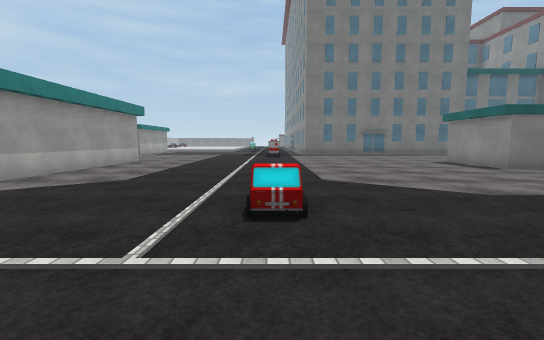
[1] (above)

24 first-person views from a walk through a Unity game level. The camera is 1.4 m above the floor, tilts 6° down and sees 90° across. The floor is counted in squares, 2 m on a side. Each view is taken from the middle of a square. On the plan, view 1 faces up. The plan holds only what a view shows up to about 9 squares ahead; the rest is blank. The place goes on beyond the plan. Some surface patterns are stand-ins.

[2]
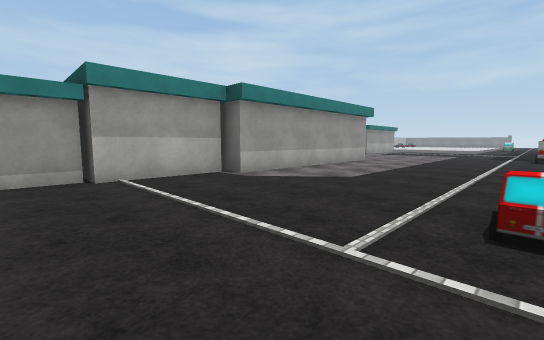

[3]
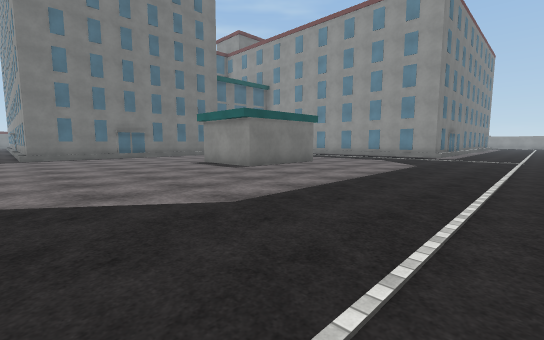

[4]
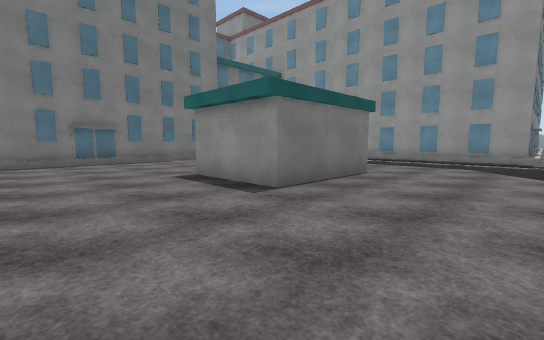

[5]
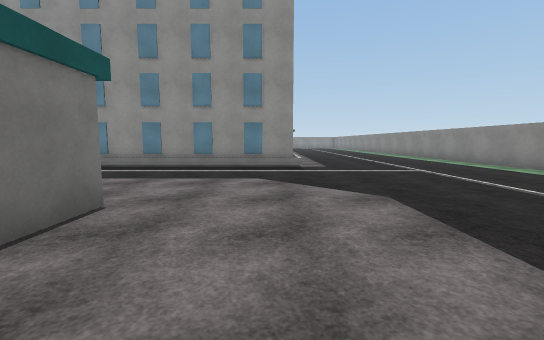

[6]
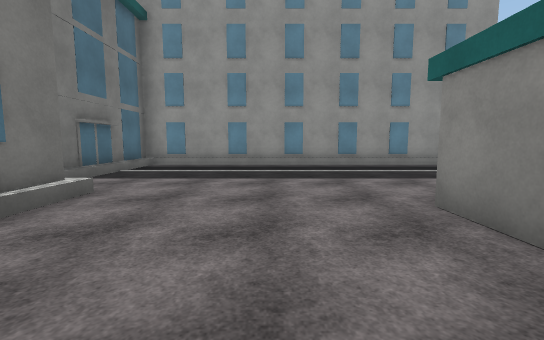

[7]
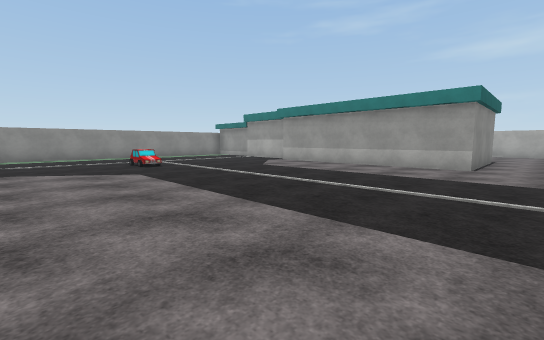

[8]
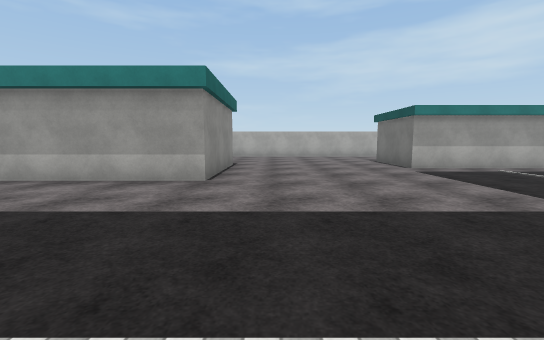

[9]
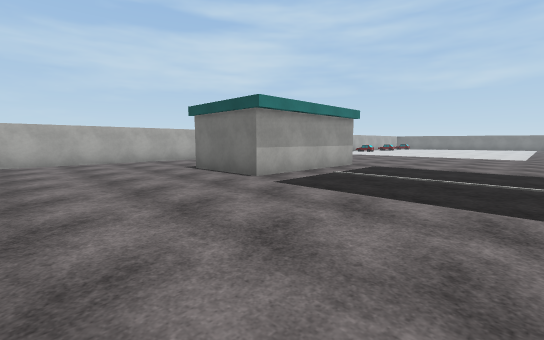

[10]
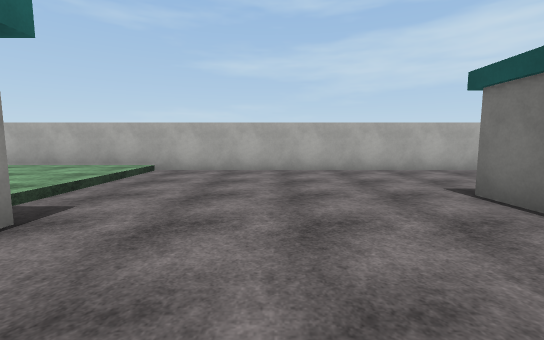

[11]
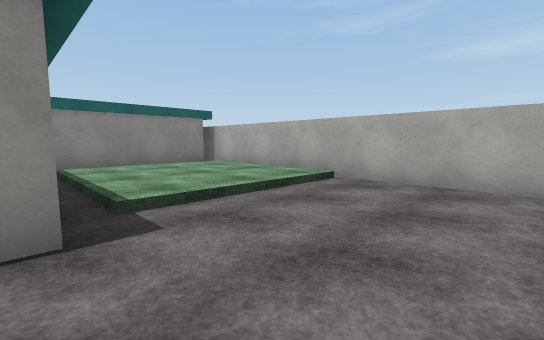

[12]
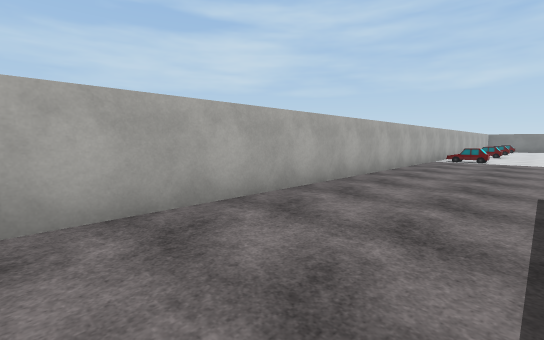

[13]
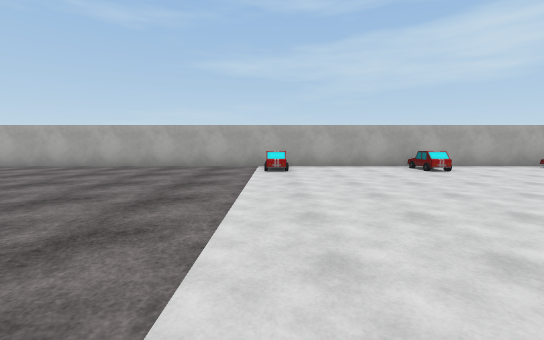

[14]
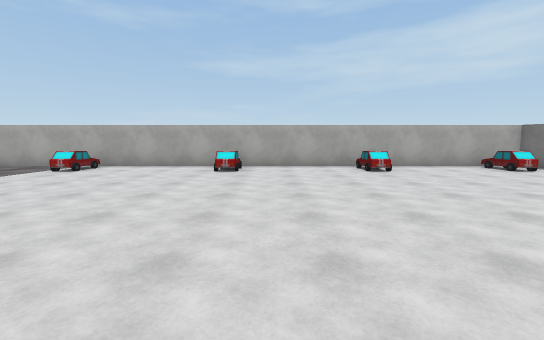

[15]
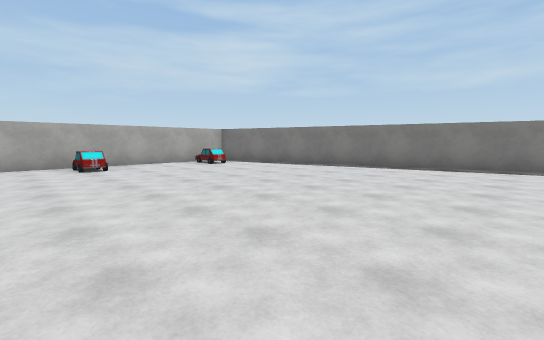

[16]
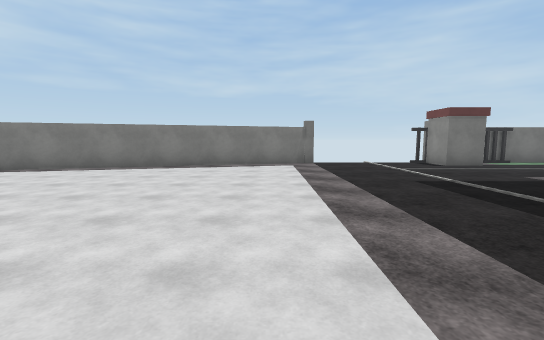

[17]
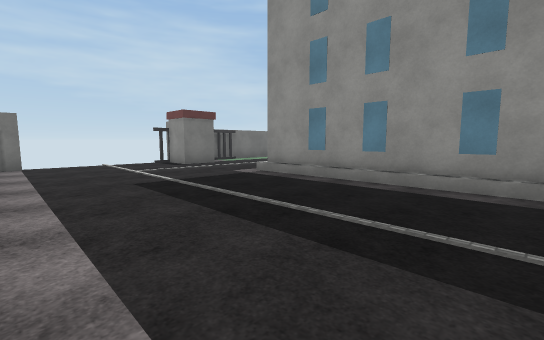

[18]
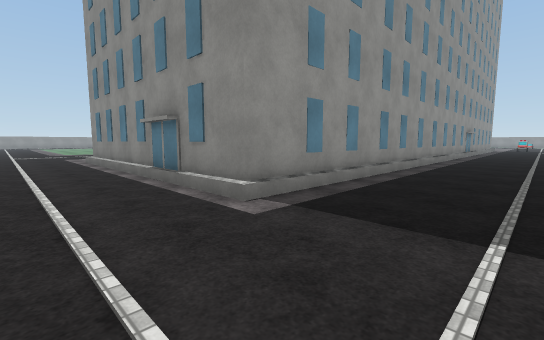

[19]
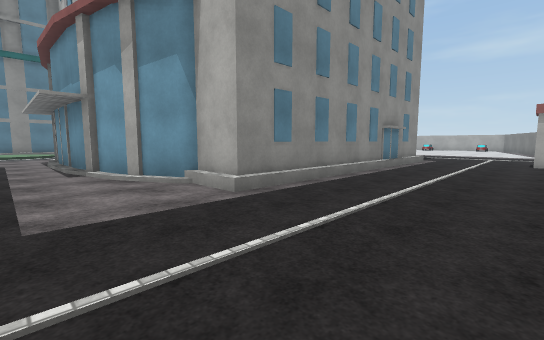

[20]
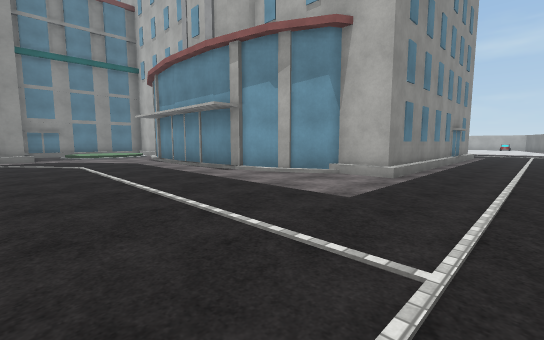

[21]
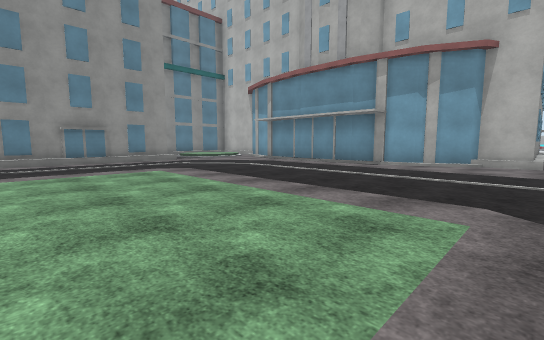

[22]
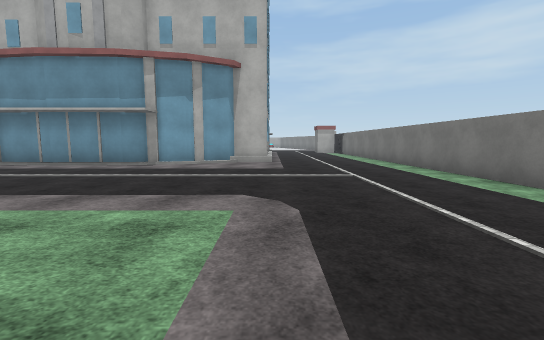

[23]
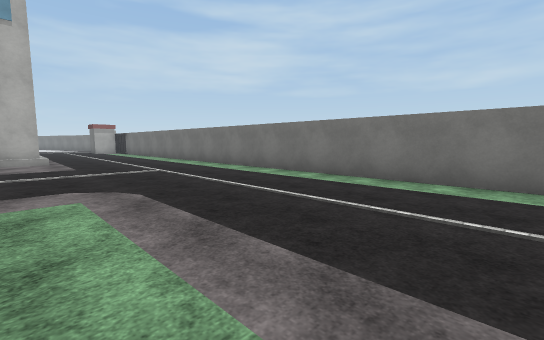

[24]
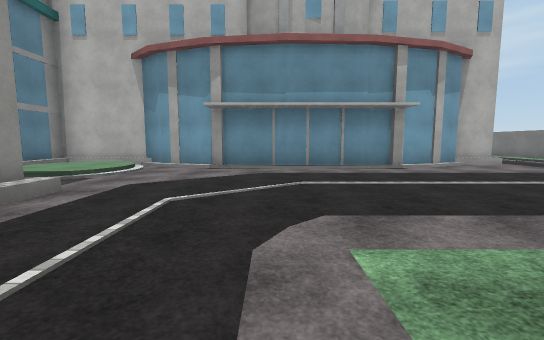

### Floor plan
Key: @ floor where view 1 was taken; # wall or solid block; . main floor; : floor 0.25 m higher than the main floor; / step, stairs or slope; O other object.
Columns run from 13 left of view 1 to 20 right of it. Each row starts with its distance up from view 1.
 40        ####...#####    ###########
 39     ####......##..................
 38   ###.............................
 37 #.................................
 36 #O............./////////..........
 35 #..............########/..........
 34 #..............#      ##.........
 33 #..............#       #/........
 32 #O.............#       #/........
 31 #..............#       #/........
 30 #........   ...#       #/........
 29 #O......    ...#       #/........
 28 #.......    ...#       #/........
 27 #.......    ...        #/........
 26 #.......    ..        ##...//////
 25 #O.......             #/::/ #####
 24 #.......              #/::/
 23 #....... ..           #///
 22 #.....  ...           ###
 21 #....  ....
 20 #...  .....
 19 #...  .....
 18 #...  #....
 17 #...  #....
 16 #...  #....
 15 #...###....             #####
 14 #..........     ####  #..../#
 13 #............O............./#
 12 #............O............./#
 11 #........................../#
 10 #........................../#
  9 #////####..........####..../#
  8 #:::/   #..........# ##..../#
  7 #:::/   #..........####..../#
  6 #:::/   #................../#
  5 #////   #................../#
  4 #####  ##..................//
  3        #.....O...............
  2        #.....................
  1        #.....................
  0        #.....@...       .....
 -1                ..        ....
 -2                 #         ###

Positions as (right, up) in squares from view 1, and headings:
1: (0, 0), facing up
2: (0, 0), facing up-left
3: (1, 1), facing up-right
4: (3, 4), facing up-right
5: (6, 5), facing right
6: (6, 11), facing right
7: (3, 11), facing down-left
8: (0, 11), facing left
9: (-3, 11), facing up-left
10: (-6, 12), facing left
11: (-8, 12), facing down-left
12: (-10, 14), facing up-left
13: (-5, 25), facing left
14: (-5, 30), facing left
15: (-4, 31), facing up-left
16: (-4, 31), facing up
17: (-3, 31), facing up-right
18: (-1, 38), facing down-right
19: (12, 39), facing down-left
20: (15, 38), facing down-left
21: (19, 36), facing down-left
22: (19, 36), facing left
23: (20, 35), facing up-left
24: (18, 29), facing left
